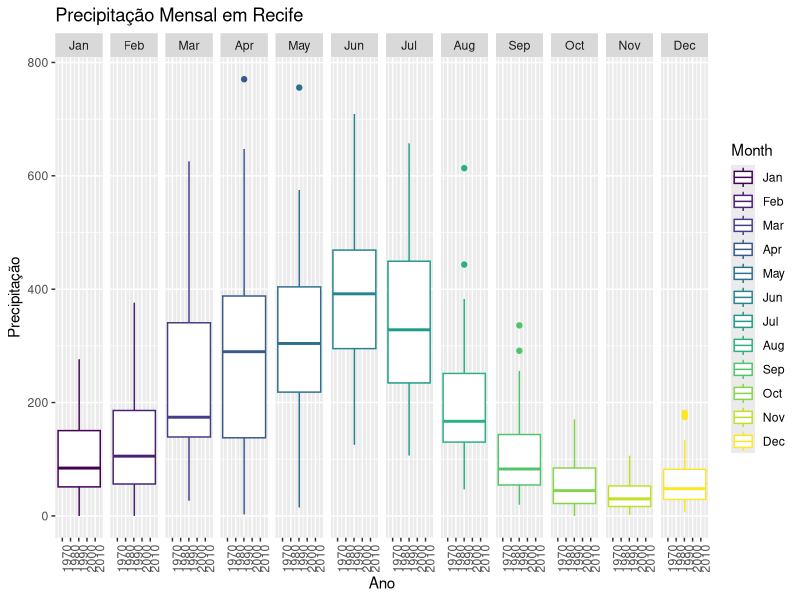
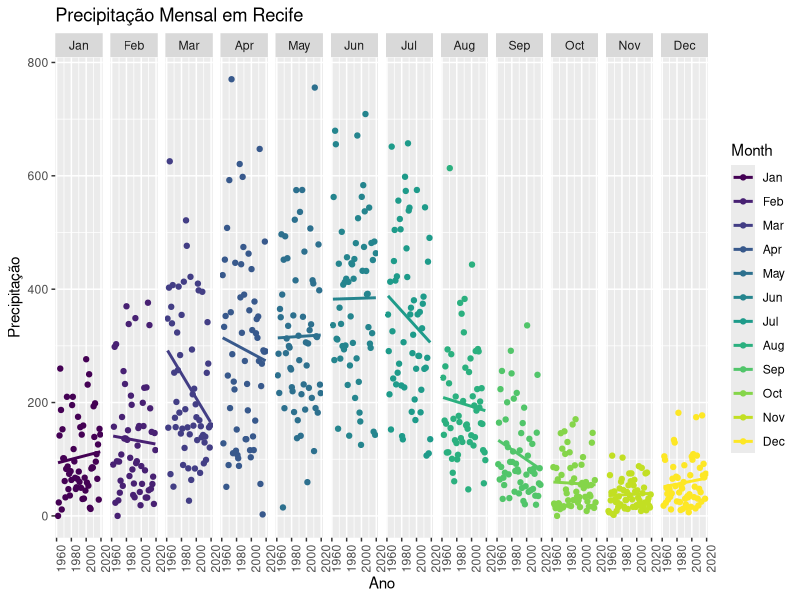
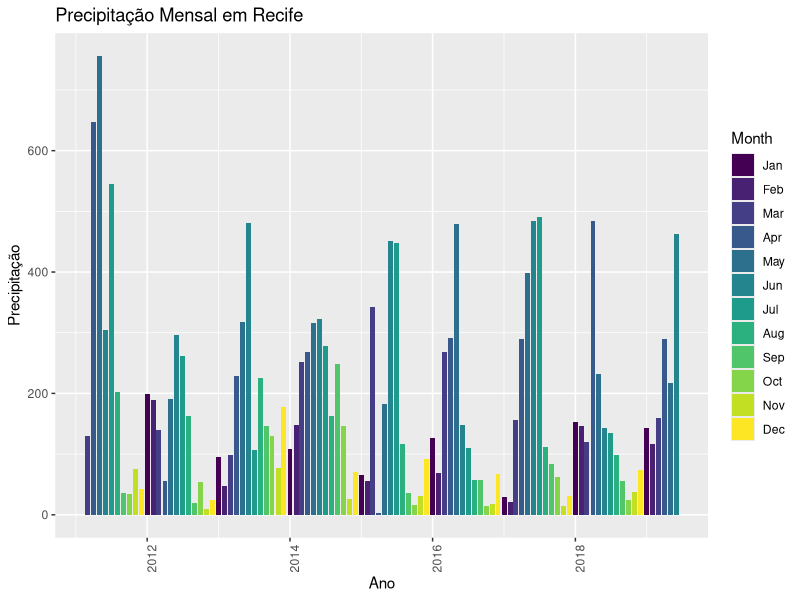

These charts were generated, in order, by the following R code:
library(ggplot2)
library(lubridate)
library(dplyr)
library(readr)

dir.create("./data")

unzip("Medicoes_convencionais.zip",exdir="./data")

arquivos <- list.files("./data") 
setwd("./data")

for (i in 1:length(arquivos) ){
  unzip(arquivos[i])
  unlink(arquivos[i])
}

chuvas_T_00834007 <- read_delim("chuvas_T_00834007.txt",
";", escape_double = FALSE, locale = locale(date_format = "%d/%m/%Y",
decimal_mark = ",", grouping_mark = ""),
na = "empty", trim_ws = TRUE, skip = 10)

chuvas_T_00834007$Month <- as.factor(month(chuvas_T_00834007$Data,label=T))
chuvas_total <- select(chuvas_T_00834007,list=c(Data,Maxima,Total,Month))
names(chuvas_total) <- c("Data","Maxima","Total","Month")

setwd(".")

png("boxplot.png", width=1280, height=720)
g <- ggplot(chuvas_total,aes(Data,Total,color=Month))
g+geom_boxplot()+facet_grid(.~Month)+theme(axis.text.x = element_text(angle=90))+labs(x="Ano",y="Precipitação",title="Precipitação Mensal em Recife")
dev.off()

png("pointplot.png", width=1280, height=720)
g <- ggplot(chuvas_total,aes(Data,Total,color=Month))
g+geom_point()+geom_smooth(method='lm',se=FALSE)+facet_grid(.~Month)+theme(axis.text.x = element_text(angle=90))+labs(x="Ano",y="Precipitação",title="Precipitação Mensal em Recife")
dev.off()

png("barplot.png", width=1280, height=720)
g <- ggplot(chuvas_total[1:100,],aes(x=Data,y=Total,fill=Month))
g+geom_bar(stat="identity")+theme(axis.text.x = element_text(angle=90))+labs(x="Ano",y="Precipitação",title="Precipitação Mensal em Recife")
dev.off()
